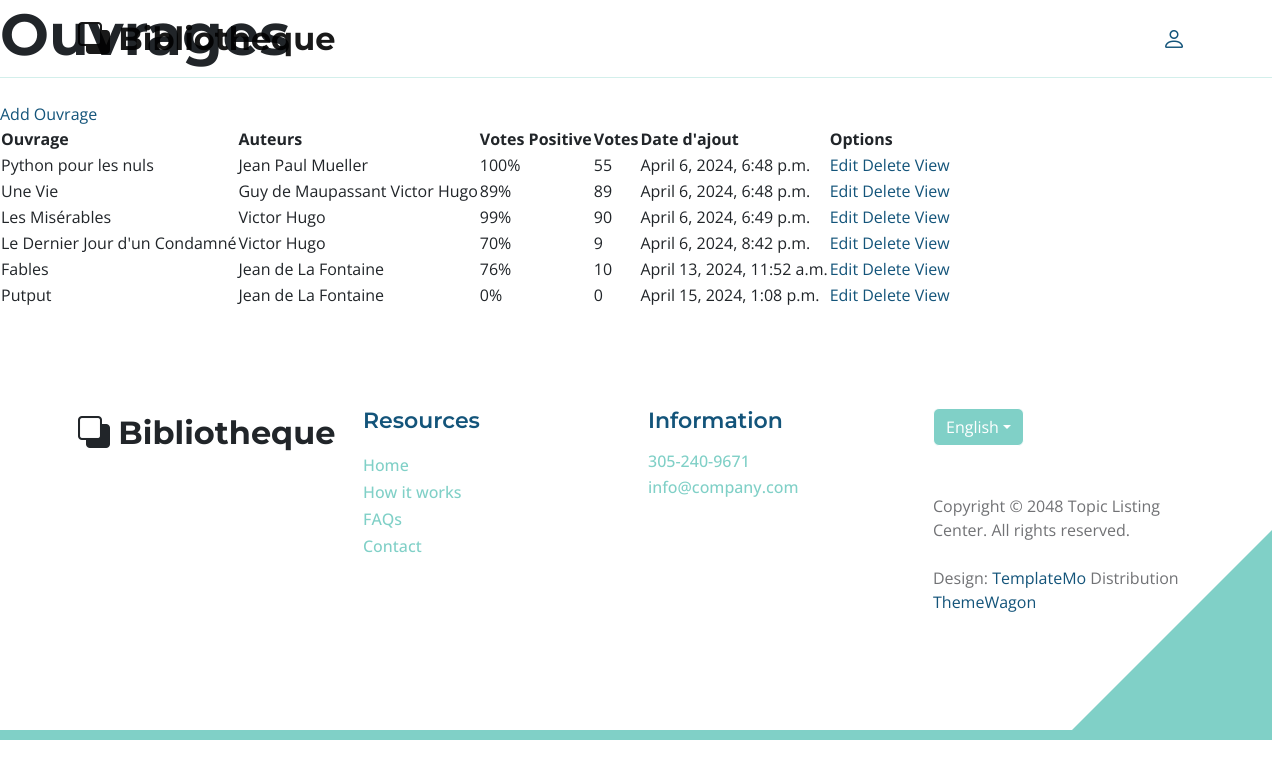
The app's page /ouvrages (signed in), older data.
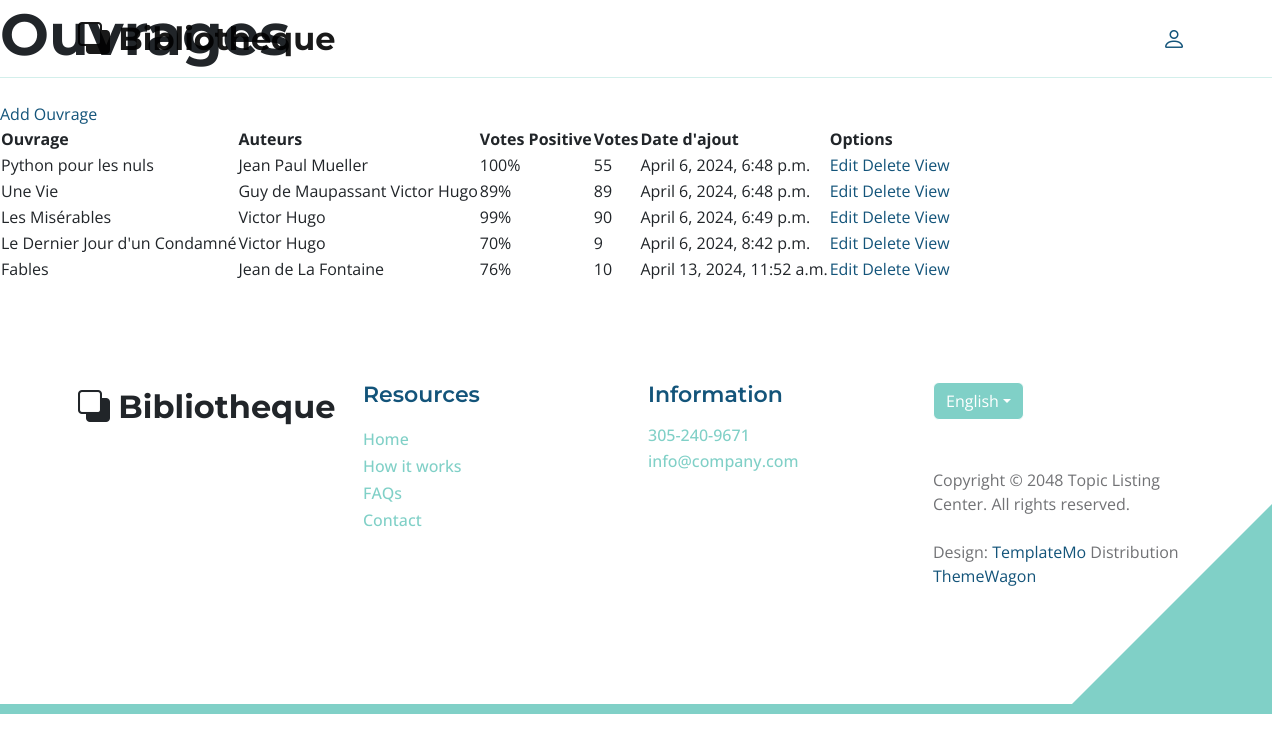
The same page, newer data.
### ouvrages/models.py (models this page shows, shortened)
class Ouvrage(models.Model):
    id = models.UUIDField(default=uuid.uuid4, unique=True, primary_key=True, editable=False)
    titre = models.CharField(max_length=200)
    auteurs = models.ManyToManyField('Auteur', blank=True)
    featured_image = models.ImageField(null=True, blank=True, default="default.jpg")
    description = models.TextField(blank=True)
    categories = models.ManyToManyField('Categorie', blank=True)
    recommended = models.BooleanField(default=False, blank=True)
    exemplaires_total = models.IntegerField(default=0, null=True, blank=True)
    vote_total = models.IntegerField(default=0, null=True, blank=True)
    vote_ratio = models.IntegerField(default=0, null=True, blank=True)
    date_achat = models.DateTimeField(auto_now_add=True)

class Auteur(models.Model):
    id = models.UUIDField(default=uuid.uuid4, unique=True, primary_key=True, editable=False)
    MONSIEUR = 'M'
    MADAME = 'MME'
    TITLE_CHOICES = [
    (MONSIEUR, 'M.'),
    (MADAME, 'Mme.'),
    ]
    nomComplet = models.CharField(max_length=100)
    title = models.CharField(max_length=3, choices=TITLE_CHOICES)
    birth_date = models.DateField(blank=True, null=True)
    def __str__(self):
        return f"{self.nomComplet}"

### ouvrages/views.py (the view)
# urls.py: path("",include('ouvrages.urls')),
def ouvrages(request):
    ouvrages = Ouvrage.objects.all()
    context = {'ouvrages': ouvrages}
    return render(request, 'ouvrages/ouvrages.html', context)

### ouvrages/templates/ouvrages/ouvrages.html
{% extends "main.html" %}
{% block content%}
{% load static %}
<h1>Ouvrages</h1>
<br>
<a href="{% url 'ouvrages:create-ouvrage'%}">Add Ouvrage</a>
<br>
<table>
    <tr>
        <th>Ouvrage</th>
        <th>Auteurs</th>
        <th>Votes Positive</th>
        <th>Votes</th>
        <th>Date d'ajout</th>
        <th>Options</th>
    </tr>
    {% for ouvrage in ouvrages%}
        <tr>
            <td>{{ouvrage.titre}}</td>
            <td>{%for auteur in ouvrage.auteurs.all%}
                    {{auteur}}
                {%endfor%}
            </td>
            <td>{{ouvrage.vote_ratio}}%</td>
            <td>{{ouvrage.vote_total}}</td>
            <td>{{ouvrage.date_achat}}</td>
            <td><a href="{% url 'ouvrages:update-ouvrage' ouvrage.id%}">Edit</a>
            <a href="{% url 'ouvrages:delete-ouvrage' ouvrage.id%}">Delete</a>
            <a href="{% url 'ouvrages:ouvrage' ouvrage.id%}">View</a></td>
        </tr>
    {% endfor %}
</table>
{% endblock content%}

Row changes from the older to the newer data that the page shows:
removed Ouvrage: titre "Putput", vote_ratio "0", vote_total "0", date_achat "April 15, 2024, 1:08 p.m.", Auteur (nomComplet "Jean de La Fontaine")
